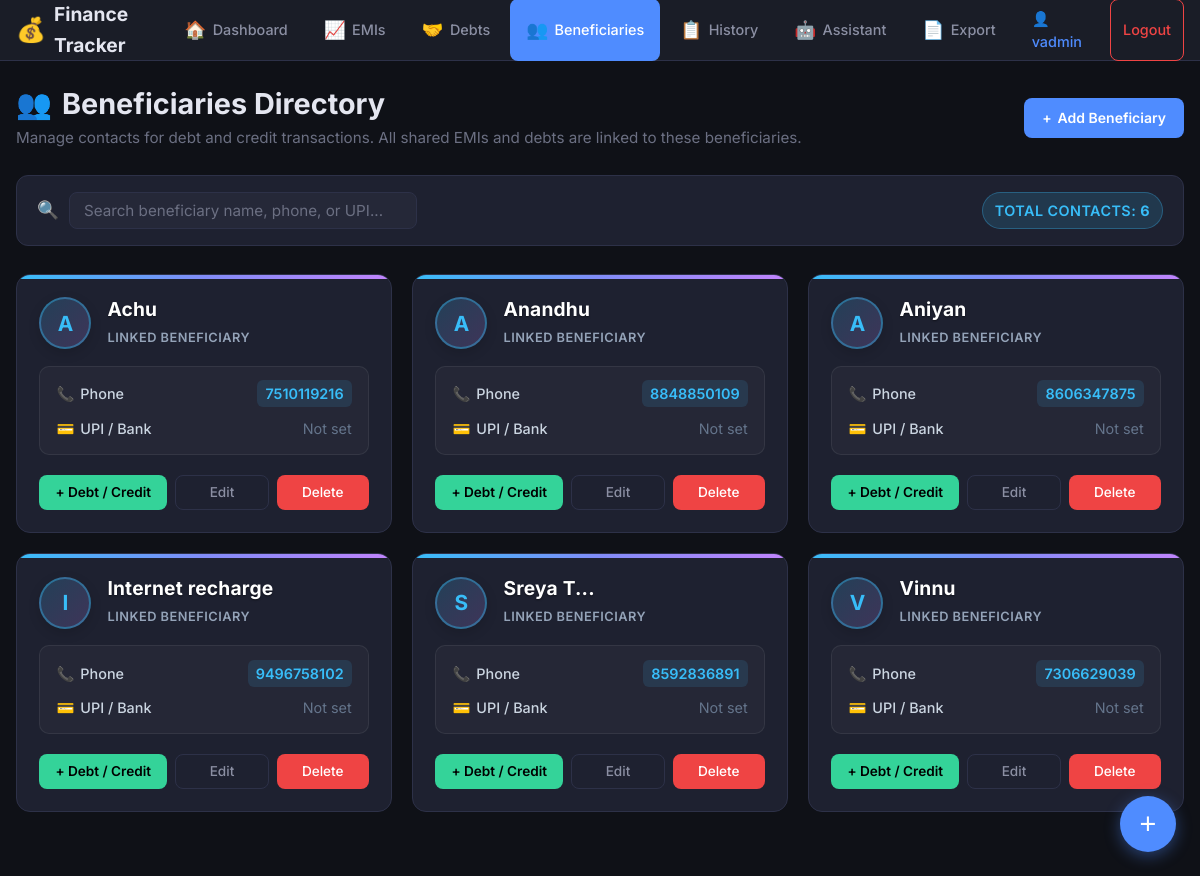
The page /beneficiaries/ (signed in) on the database its author committed.
### finance/models.py (models this page shows, shortened)
class Beneficiary(models.Model):
    user = models.ForeignKey(User, on_delete=models.CASCADE, related_name='beneficiaries', null=True, blank=True)
    name = models.CharField(max_length=100)
    phone_number = models.CharField(max_length=20, blank=True, null=True, help_text="Phone number of beneficiary / contact")
    upi_id = models.CharField(max_length=50, blank=True, null=True, help_text="UPI ID / Bank details (Optional)")
    created_at = models.DateTimeField(auto_now_add=True)
    class Meta:
        verbose_name_plural = "Beneficiaries"
        ordering = ['name']

### finance/views.py (the view)
# urls.py: path('beneficiaries/', views.beneficiary_list, name='beneficiary_list'),
@login_required
def beneficiary_list(request):
    beneficiaries = Beneficiary.objects.filter(user=request.user)
    return render(request, 'finance/beneficiary_list.html', {'beneficiaries': beneficiaries})

### templates/finance/beneficiary_list.html (shortened to what this page needs)
{% extends 'finance/base.html' %}
{% block content %}
<div class="page-header" style="display: flex; justify-content: space-between; align-items: center; flex-wrap: wrap; gap: 1rem; margin-bottom: 1.5rem;">
    <div>
        <h1 style="font-size: 1.8rem; font-weight: 700; color: var(--text-primary); display: flex; align-items: center; gap: 10px;">
            <span>👥</span> Beneficiaries Directory
        </h1>
        <p class="text-muted" style="font-size: 0.95rem; margin-top: 4px;">
            Manage contacts for debt and credit transactions. All shared EMIs and debts are linked to these beneficiaries.
        </p>
    </div>
    <div class="page-actions" style="display: flex; align-items: center; gap: 10px;">
        <a href="{% url 'finance:beneficiary_add' %}" class="btn btn-primary" style="padding: 10px 18px; font-weight: 600; display: flex; align-items: center; gap: 6px;">
            <span>+</span> Add Beneficiary
        </a>
    </div>
</div>
<div class="card" style="background: var(--bg-card); border: 1px solid var(--border-color); border-radius: 12px; padding: 1rem 1.25rem; margin-bottom: 1.75rem; display: flex; align-items: center; justify-content: space-between; flex-wrap: wrap; gap: 1rem;">
    <div style="display: flex; align-items: center; gap: 10px; width: 100%; max-width: 380px;">
        <span style="font-size: 1.1rem; color: var(--text-muted);">🔍</span>
        <input type="text" id="beneficiary-search" class="form-input" placeholder="Search beneficiary name, phone, or UPI..." onkeyup="filterBeneficiaries()" style="padding: 8px 14px; font-size: 0.95rem; width: 100%;">
    </div>
    <div style="display: flex; align-items: center; gap: 8px;">
        <span class="badge" style="background: rgba(56, 189, 248, 0.15); color: #38bdf8; font-size: 0.9rem; padding: 6px 12px; border: 1px solid rgba(56, 189, 248, 0.3);">
            Total Contacts: <strong id="ben-count">{{ beneficiaries|length }}</strong>
        </span>
    </div>
</div>
<div class="beneficiary-grid" style="display: grid; grid-template-columns: repeat(auto-fill, minmax(320px, 1fr)); gap: 1.25rem;" id="beneficiary-cards-container">
    {% for b in beneficiaries %}
    <div class="card ben-card" data-name="{{ b.name|lower }}" data-phone="{{ b.phone_number|lower }}" data-upi="{{ b.upi_id|lower }}" style="background: var(--bg-card); border: 1px solid var(--border-color); border-radius: 14px; padding: 1.4rem; transition: transform 0.2s ease, box-shadow 0.2s ease; position: relative; overflow: hidden;">
        <div style="position: absolute; top: 0; left: 0; right: 0; height: 4px; background: linear-gradient(90deg, #38bdf8, #818cf8, #c084fc);"></div>
        <div style="display: flex; align-items: center; gap: 1rem; margin-bottom: 1rem;">
            <div style="width: 52px; height: 52px; border-radius: 50%; background: linear-gradient(135deg, rgba(56, 189, 248, 0.2), rgba(192, 132, 252, 0.2)); border: 2px solid rgba(56, 189, 248, 0.4); display: flex; align-items: center; justify-content: center; font-size: 1.3rem; font-weight: 700; color: #38bdf8; flex-shrink: 0; box-shadow: 0 4px 12px rgba(0,0,0,0.15);">
                {{ b.name|slice:":1"|upper }}
            </div>
            <div style="overflow: hidden; flex: 1;">
                <h3 style="font-size: 1.2rem; font-weight: 700; color: #ffffff; margin: 0 0 2px 0; word-break: break-word; letter-spacing: 0.2px; text-shadow: 0 1px 2px rgba(0,0,0,0.5);">
                    {{ b.name }}
                </h3>
                <span style="font-size: 0.8rem; color: #94a3b8; text-transform: uppercase; letter-spacing: 0.5px; font-weight: 600;">Linked Beneficiary</span>
            </div>
        </div>
        <div style="display: flex; flex-direction: column; gap: 0.6rem; margin-bottom: 1.25rem; background: rgba(255, 255, 255, 0.03); border: 1px solid rgba(255, 255, 255, 0.07); padding: 0.85rem 1rem; border-radius: 10px;">
            <div style="display: flex; align-items: center; justify-content: space-between; font-size: 0.9rem;">
                <span style="color: #cbd5e1; font-weight: 500; display: flex; align-items: center; gap: 6px;">
                    <span>📞</span> Phone
                </span>
                {% if b.phone_number %}
                <span style="font-weight: 600; color: #38bdf8; background: rgba(56, 189, 248, 0.12); padding: 2px 8px; border-radius: 6px;">
                    {{ b.phone_number }}
                </span>
                {% else %}
                <span style="color: #64748b;">Not set</span>
                {% endif %}
            </div>
            <div style="display: flex; align-items: center; justify-content: space-between; font-size: 0.9rem;">
                <span style="color: #cbd5e1; font-weight: 500; display: flex; align-items: center; gap: 6px;">
                    <span>💳</span> UPI / Bank
                </span>
                {% if b.upi_id %}
                <span style="font-weight: 600; color: #34d399; background: rgba(52, 211, 153, 0.12); padding: 2px 8px; border-radius: 6px; word-break: break-all;">
                    {{ b.upi_id }}
                </span>
                {% else %}
                <span style="color: #64748b;">Not set</span>
                {% endif %}
            </div>
        </div>
        <div style="display: flex; gap: 0.5rem; flex-wrap: wrap;">
            <a href="{% url 'finance:debt_add' %}?beneficiary_id={{ b.pk }}" class="btn btn-sm btn-success" style="flex: 1.5; text-align: center; font-weight: 600; padding: 7px 10px; font-size: 0.85rem;">
                + Debt / Credit
            </a>
            <a href="{% url 'finance:beneficiary_edit' b.pk %}" class="btn btn-sm btn-outline" style="flex: 1; text-align: center; font-weight: 500; padding: 7px 10px; font-size: 0.85rem;">
                Edit
            </a>
            <a href="{% url 'finance:beneficiary_delete' b.pk %}" class="btn btn-sm btn-danger" style="flex: 1; text-align: center; font-weight: 500; padding: 7px 10px; font-size: 0.85rem;">
                Delete
            </a>
        </div>
    </div>
    {% endfor %}
</div>
{% endblock %}

### templates/finance/base.html (shortened to what this page needs)
{% load static %}
{% load humanize %}
<!DOCTYPE html>
<html lang="en">
<head>
    <link rel="stylesheet" href="{% static 'css/style.css' %}">
</head>
<body>
    <nav class="navbar">
        <div class="nav-container">
            <a href="{% url 'finance:dashboard' %}" class="nav-brand">
                <span class="brand-icon">&#128176;</span>
                <span class="brand-text">Finance Tracker</span>
            </a>
            <div class="nav-links" id="navLinks">
                <a href="{% url 'finance:dashboard' %}" class="nav-link {% if request.resolver_match.url_name == 'dashboard' %}active{% endif %}">
                    <span class="nav-icon">&#127968;</span> Dashboard
                </a>
                <a href="{% url 'finance:emi_list' %}" class="nav-link {% if 'emi' in request.resolver_match.url_name %}active{% endif %}">
                    <span class="nav-icon">&#128200;</span> EMIs
                </a>
                <a href="{% url 'finance:debts_credits' %}" class="nav-link {% if 'debt' in request.resolver_match.url_name %}active{% endif %}">
                    <span class="nav-icon">&#129309;</span> Debts
                </a>
                <a href="{% url 'finance:beneficiary_list' %}" class="nav-link {% if 'beneficiary' in request.resolver_match.url_name %}active{% endif %}">
                    <span class="nav-icon">👥</span> Beneficiaries
                </a>
                <a href="{% url 'finance:transaction_list' %}" class="nav-link {% if 'transaction' in request.resolver_match.url_name %}active{% endif %}">
                    <span class="nav-icon">&#128203;</span> History
                </a>
                <a href="{% url 'finance:assistant' %}" class="nav-link {% if 'assistant' in request.resolver_match.url_name %}active{% endif %}">
                    <span class="nav-icon">&#129302;</span> Assistant
                </a>
                <a href="{% url 'finance:export_page' %}" class="nav-link {% if 'export' in request.resolver_match.url_name %}active{% endif %}">
                    <span class="nav-icon">&#128196;</span> Export
                </a>
                {% if user.is_authenticated %}
                <span class="nav-link nav-user">&#128100; {{ user.username }}</span>
                <a href="{% url 'finance:logout' %}" class="nav-link nav-logout">Logout</a>
                {% endif %}
            </div>
        </div>
    </nav>
    <main class="main-content">
        {% block content %}{% endblock %}
    </main>
    <button class="fab" onclick="document.getElementById('addModal').classList.add('active')" title="Quick Add">
        <span>+</span>
    </button>
</body>
</html>

### rows shown on the page
Beneficiary: name "A", name "Achu", phone_number "7510119216", shows "Not set"
Beneficiary: name "A", name "Anandhu", phone_number "8848850109", shows "Not set"
Beneficiary: name "A", name "Aniyan", phone_number "8606347875", shows "Not set"
Beneficiary: name "I", name "Internet recharge", phone_number "9496758102", shows "Not set"
Beneficiary: name "S", name "Sreya T...", phone_number "8592836891", shows "Not set"
Beneficiary: name "V", name "Vinnu", phone_number "7306629039", shows "Not set"

### other values the page prints
{{ user.username }} "vadmin"
{{ beneficiaries|length }} "6"
